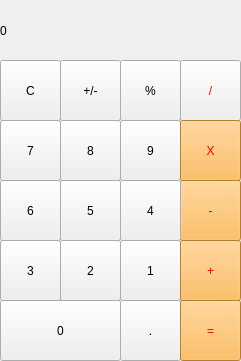
<?xml version="1.0" encoding="UTF-8"?>
<ui version="4.0">
 <class>MainWindow</class>
 <widget class="QMainWindow" name="MainWindow">
  <property name="geometry">
   <rect>
    <x>0</x>
    <y>0</y>
    <width>241</width>
    <height>361</height>
   </rect>
  </property>
  <property name="windowTitle">
   <string>MainWindow</string>
  </property>
  <widget class="QWidget" name="centralWidget">
   <widget class="QLabel" name="label">
    <property name="geometry">
     <rect>
      <x>0</x>
      <y>0</y>
      <width>241</width>
      <height>61</height>
     </rect>
    </property>
    <property name="styleSheet">
     <string notr="true">QLabel { qproperty-alignment: 'AlignVCenter | AlignRight'; border: 1px solid gray; } background-color : white; </string>
    </property>
    <property name="text">
     <string>0</string>
    </property>
   </widget>
   <widget class="QPushButton" name="pushButton_clear">
    <property name="geometry">
     <rect>
      <x>0</x>
      <y>60</y>
      <width>61</width>
      <height>61</height>
     </rect>
    </property>
    <property name="styleSheet">
     <string notr="true"/>
    </property>
    <property name="text">
     <string>C</string>
    </property>
   </widget>
   <widget class="QPushButton" name="pushButton_plusmainus">
    <property name="geometry">
     <rect>
      <x>60</x>
      <y>60</y>
      <width>61</width>
      <height>61</height>
     </rect>
    </property>
    <property name="styleSheet">
     <string notr="true"/>
    </property>
    <property name="text">
     <string>+/-</string>
    </property>
   </widget>
   <widget class="QPushButton" name="pushButton_percentage">
    <property name="geometry">
     <rect>
      <x>120</x>
      <y>60</y>
      <width>61</width>
      <height>61</height>
     </rect>
    </property>
    <property name="styleSheet">
     <string notr="true"/>
    </property>
    <property name="text">
     <string>%</string>
    </property>
   </widget>
   <widget class="QPushButton" name="pushButton_div">
    <property name="geometry">
     <rect>
      <x>180</x>
      <y>60</y>
      <width>61</width>
      <height>61</height>
     </rect>
    </property>
    <property name="styleSheet">
     <string notr="true">QPushButton { color: red; background-color: rgbrgb(252, 175, 62) }</string>
    </property>
    <property name="text">
     <string>/</string>
    </property>
   </widget>
   <widget class="QPushButton" name="pushButton_7">
    <property name="geometry">
     <rect>
      <x>0</x>
      <y>120</y>
      <width>61</width>
      <height>61</height>
     </rect>
    </property>
    <property name="styleSheet">
     <string notr="true">QPushButton {
/* border: 1px solid gray;*/
 } QPushButton:pressed { background-color: qlineargradient(x1: 0, y1: 0, x2: 0, y2: 1, stop: 0 #dadbde, stop: 1 #f6f7fa); }</string>
    </property>
    <property name="text">
     <string>7</string>
    </property>
   </widget>
   <widget class="QPushButton" name="pushButton_9">
    <property name="geometry">
     <rect>
      <x>120</x>
      <y>120</y>
      <width>61</width>
      <height>61</height>
     </rect>
    </property>
    <property name="styleSheet">
     <string notr="true">QPushButton {
/* border: 1px solid gray;*/
 } QPushButton:pressed { background-color: qlineargradient(x1: 0, y1: 0, x2: 0, y2: 1, stop: 0 #dadbde, stop: 1 #f6f7fa); }</string>
    </property>
    <property name="text">
     <string>9</string>
    </property>
   </widget>
   <widget class="QPushButton" name="pushButton_8">
    <property name="geometry">
     <rect>
      <x>60</x>
      <y>120</y>
      <width>61</width>
      <height>61</height>
     </rect>
    </property>
    <property name="styleSheet">
     <string notr="true">QPushButton {
/* border: 1px solid gray;*/
 } QPushButton:pressed { background-color: qlineargradient(x1: 0, y1: 0, x2: 0, y2: 1, stop: 0 #dadbde, stop: 1 #f6f7fa); }</string>
    </property>
    <property name="text">
     <string>8</string>
    </property>
   </widget>
   <widget class="QPushButton" name="pushButton_multply">
    <property name="geometry">
     <rect>
      <x>180</x>
      <y>120</y>
      <width>61</width>
      <height>61</height>
     </rect>
    </property>
    <property name="styleSheet">
     <string notr="true">QPushButton { color: red; background-color:  rgb(252, 175, 62)}
</string>
    </property>
    <property name="text">
     <string>X</string>
    </property>
   </widget>
   <widget class="QPushButton" name="pushButton_6">
    <property name="geometry">
     <rect>
      <x>0</x>
      <y>180</y>
      <width>61</width>
      <height>61</height>
     </rect>
    </property>
    <property name="styleSheet">
     <string notr="true">QPushButton {
/* border: 1px solid gray;*/
 } QPushButton:pressed { background-color: qlineargradient(x1: 0, y1: 0, x2: 0, y2: 1, stop: 0 #dadbde, stop: 1 #f6f7fa); }</string>
    </property>
    <property name="text">
     <string>6</string>
    </property>
   </widget>
   <widget class="QPushButton" name="pushButton_5">
    <property name="geometry">
     <rect>
      <x>60</x>
      <y>180</y>
      <width>61</width>
      <height>61</height>
     </rect>
    </property>
    <property name="styleSheet">
     <string notr="true">QPushButton {
/* border: 1px solid gray;*/
 } QPushButton:pressed { background-color: qlineargradient(x1: 0, y1: 0, x2: 0, y2: 1, stop: 0 #dadbde, stop: 1 #f6f7fa); }</string>
    </property>
    <property name="text">
     <string>5</string>
    </property>
   </widget>
   <widget class="QPushButton" name="pushButton_sub">
    <property name="geometry">
     <rect>
      <x>180</x>
      <y>180</y>
      <width>61</width>
      <height>61</height>
     </rect>
    </property>
    <property name="styleSheet">
     <string notr="true">QPushButton { color: red; background-color:  rgb(252, 175, 62)}
</string>
    </property>
    <property name="text">
     <string>-</string>
    </property>
   </widget>
   <widget class="QPushButton" name="pushButton_4">
    <property name="geometry">
     <rect>
      <x>120</x>
      <y>180</y>
      <width>61</width>
      <height>61</height>
     </rect>
    </property>
    <property name="styleSheet">
     <string notr="true">QPushButton {
/* border: 1px solid gray;*/
 } QPushButton:pressed { background-color: qlineargradient(x1: 0, y1: 0, x2: 0, y2: 1, stop: 0 #dadbde, stop: 1 #f6f7fa); }</string>
    </property>
    <property name="text">
     <string>4</string>
    </property>
   </widget>
   <widget class="QPushButton" name="pushButton_3">
    <property name="geometry">
     <rect>
      <x>0</x>
      <y>240</y>
      <width>61</width>
      <height>61</height>
     </rect>
    </property>
    <property name="styleSheet">
     <string notr="true">QPushButton {
/* border: 1px solid gray;*/
 } QPushButton:pressed { background-color: qlineargradient(x1: 0, y1: 0, x2: 0, y2: 1, stop: 0 #dadbde, stop: 1 #f6f7fa); }</string>
    </property>
    <property name="text">
     <string>3</string>
    </property>
   </widget>
   <widget class="QPushButton" name="pushButton_1">
    <property name="geometry">
     <rect>
      <x>120</x>
      <y>240</y>
      <width>61</width>
      <height>61</height>
     </rect>
    </property>
    <property name="styleSheet">
     <string notr="true">QPushButton {
/* border: 1px solid gray;*/
 } QPushButton:pressed { background-color: qlineargradient(x1: 0, y1: 0, x2: 0, y2: 1, stop: 0 #dadbde, stop: 1 #f6f7fa); }</string>
    </property>
    <property name="text">
     <string>1</string>
    </property>
   </widget>
   <widget class="QPushButton" name="pushButton_2">
    <property name="geometry">
     <rect>
      <x>60</x>
      <y>240</y>
      <width>61</width>
      <height>61</height>
     </rect>
    </property>
    <property name="styleSheet">
     <string notr="true">QPushButton {
/* border: 1px solid gray;*/
 } QPushButton:pressed { background-color: qlineargradient(x1: 0, y1: 0, x2: 0, y2: 1, stop: 0 #dadbde, stop: 1 #f6f7fa); }</string>
    </property>
    <property name="text">
     <string>2</string>
    </property>
   </widget>
   <widget class="QPushButton" name="pushButton_add">
    <property name="geometry">
     <rect>
      <x>180</x>
      <y>240</y>
      <width>61</width>
      <height>61</height>
     </rect>
    </property>
    <property name="styleSheet">
     <string notr="true">QPushButton { color: red; background-color:  rgb(252, 175, 62)}
</string>
    </property>
    <property name="text">
     <string>+</string>
    </property>
   </widget>
   <widget class="QPushButton" name="pushButton_0">
    <property name="geometry">
     <rect>
      <x>0</x>
      <y>300</y>
      <width>121</width>
      <height>61</height>
     </rect>
    </property>
    <property name="styleSheet">
     <string notr="true">QPushButton {
/* border: 1px solid gray;*/
 } QPushButton:pressed { background-color: qlineargradient(x1: 0, y1: 0, x2: 0, y2: 1, stop: 0 #dadbde, stop: 1 #f6f7fa); }</string>
    </property>
    <property name="text">
     <string>0</string>
    </property>
   </widget>
   <widget class="QPushButton" name="pushButton_point">
    <property name="geometry">
     <rect>
      <x>120</x>
      <y>300</y>
      <width>61</width>
      <height>61</height>
     </rect>
    </property>
    <property name="text">
     <string>.</string>
    </property>
   </widget>
   <widget class="QPushButton" name="pushButton_equal">
    <property name="geometry">
     <rect>
      <x>180</x>
      <y>300</y>
      <width>61</width>
      <height>61</height>
     </rect>
    </property>
    <property name="styleSheet">
     <string notr="true">QPushButton { color: red; background-color:  rgb(252, 175, 62)}
</string>
    </property>
    <property name="text">
     <string>=</string>
    </property>
   </widget>
  </widget>
 </widget>
 <layoutdefault spacing="6" margin="11"/>
 <resources/>
 <connections/>
</ui>
